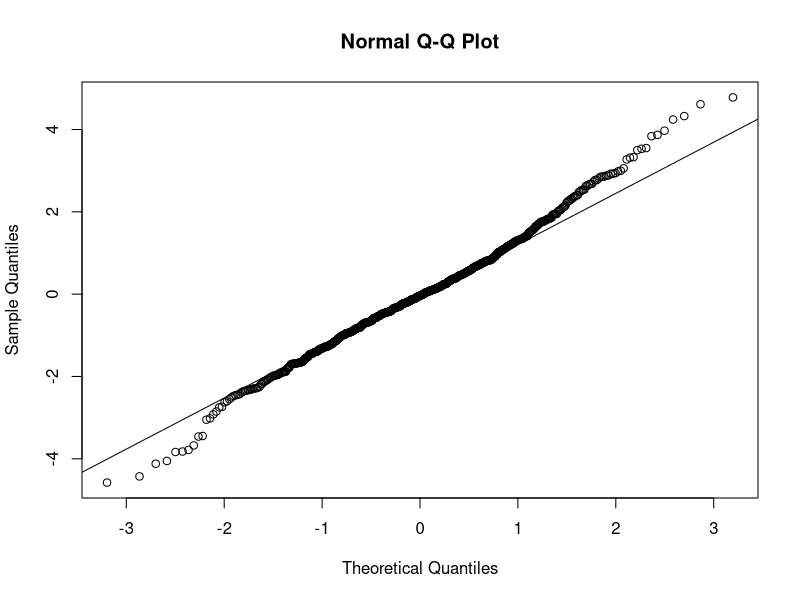
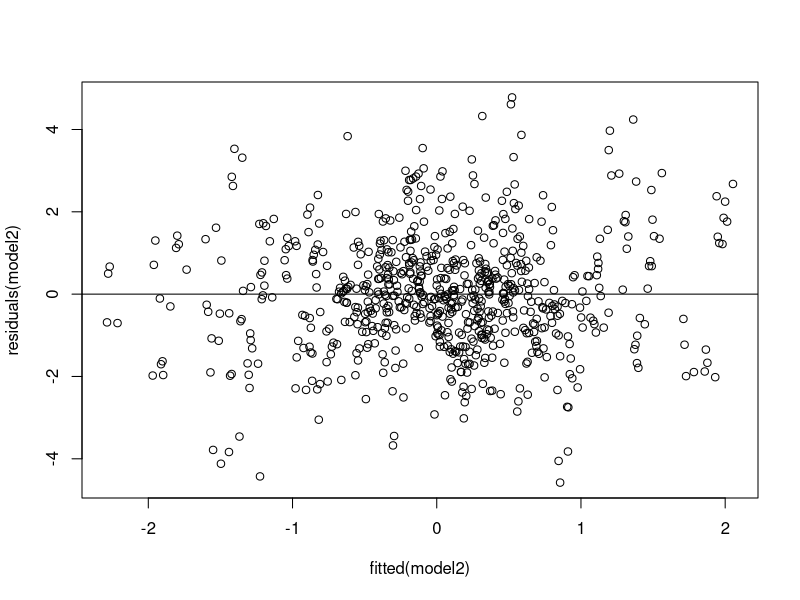
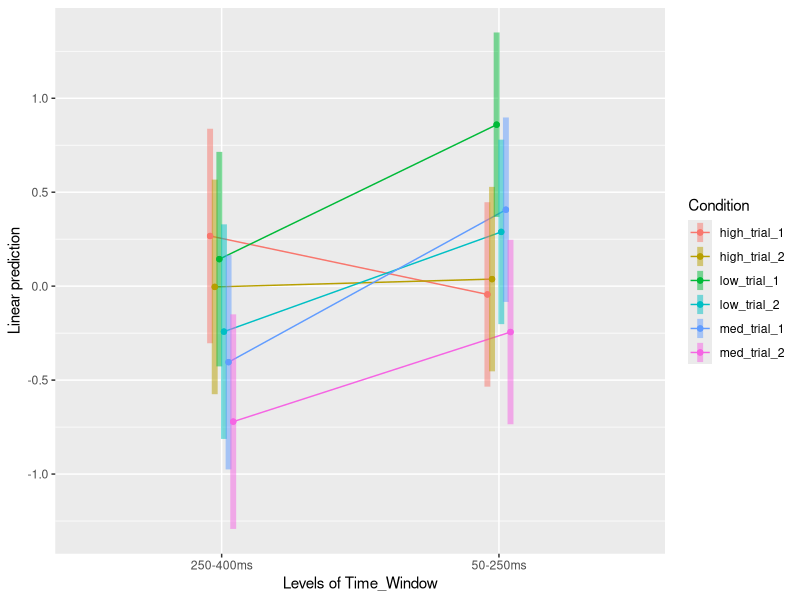
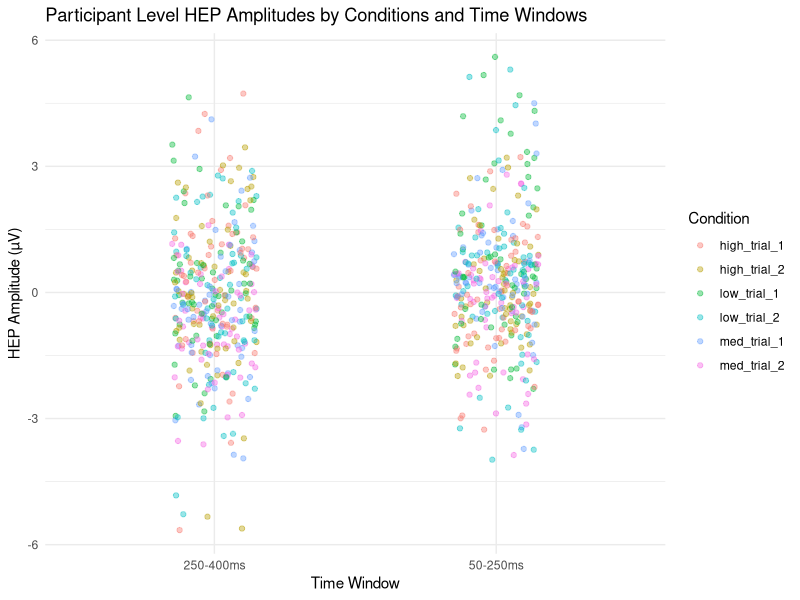

Source code (R) for these figures, in order:
## ---- chunk 1
#Loads the required R packages
library(tidyverse)
library(lme4)
library(lmerTest)
library(emmeans)
## ---- chunk 2
#Loads the processed HEP data set
long_HEPdata <- read.csv("long_HEPdata.csv")
glimpse(long_HEPdata)
## ---- chunk 3
#Fits the long_HEPdata data set to a LMM with random intercepts only
model1 <- lmer(
  HEP_mean_value ~ Condition * Time_Window + Channel +
    (1 | Participant),
    data = long_HEPdata
)

#Outputs the model summary
summary(model1)
## ---- chunk 4
#Fits the long_HEPdata data set to a LMM with random intercepts and random slopes
model2 <- lmer(
  HEP_mean_value ~ Condition * Time_Window + Channel +
    (1 + Time_Window | Participant),
    data = long_HEPdata
)
#Outputs the model summary and type 3 ANOVA
summary(model2)
anova(model2)
## ---- chunk 5
#Tests normality of model2 residuals.
qqnorm(residuals(model2))
qqline(residuals(model2))
## ---- chunk 6
#Tests model2 for homoscedasticity of variance.
plot(fitted(model2), residuals(model2))
abline(h = 0)
## ---- chunk 7
#Compares model1 and model2, justifying the addition of random slopes in model2
anova(model1, model2)
## ---- chunk 8

#Generates an interaction plot to visualize estimated marginal means (EMMs) of the data.
emmip(
  model2,
  Condition ~ Time_Window,
  CIs = TRUE
)
## ---- chunk 9
#Generates a jitter plot to visualize the relationship between participant HEP amplitudes and condition x time window
ggplot(long_HEPdata,
       aes(Time_Window, HEP_mean_value, color=Condition))+
  geom_jitter(width=0.15, alpha=0.4) +
  theme_minimal(base_size = 16) +
  labs(
    title = "Participant Level HEP Amplitudes by Conditions and Time Windows",
    x = "Time Window",
    y = "HEP Amplitude (µV)"
  ) +
  theme_minimal()
